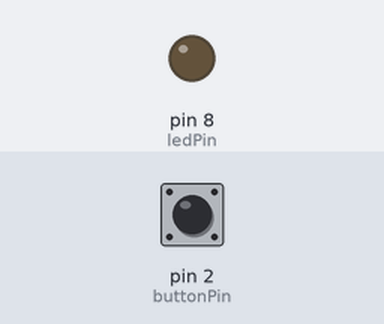
The sketch below on a simulated Arduino Uno, built with avr-gcc and run on an emulated ATmega328P. Shown: output pins drawn as LEDs (lit = HIGH). Inputs (shaded band) come from the test bench; at power-on: pin 2 (buttonPin) LOW.

Above: at 1.2 s.
1.3 s: pin 2 (buttonPin) pulled HIGH for 0.15 s
At 3.6 s:
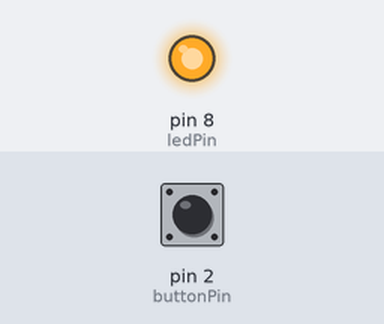
Timing chart, 0 to 7.8 s (numbered marks = the images above; inputs shaded):
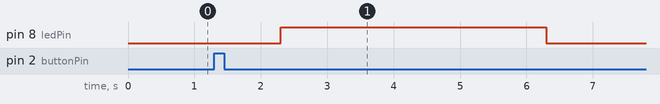

Measured:
- after the input at 1.3 s, pin 8 (ledPin): LOW → HIGH after 1.0 s, → LOW 4.0 s later

The sketch:

BOTAO_MILLIS.ino
```cpp
int buttonPin = 2;
int ledPin =  8;
unsigned long tempo = 0;     // variável para receber valores do millis()
int temporizador = 0;        // variável para indicar quando o temporizador está operando
int buttonState = 0;

void setup() {
  pinMode(ledPin, OUTPUT);
  pinMode(buttonPin, INPUT);
}

void loop(){
  buttonState = digitalRead(buttonPin);               // lê o estado do botão
  if (buttonState == HIGH && temporizador == 0)       // se botão acionado
   { temporizador = 1;                                // inicia o temporizador
     tempo = millis();                                // passa à variável o valor de millis()
}
  if (millis() - tempo >= 1000 && temporizador == 1)  // após 1 segundo e temporizador                                                                               // ligado
   {  digitalWrite(ledPin, HIGH);                     // aciona o LED
   }
  if (millis() - tempo >= 5000 && temporizador == 1)  // após 5 seg. e temporizador
   {  digitalWrite(ledPin, LOW);                      // apaga o LED
      temporizador = 0;                               // desliga o temporizador
}

}
```
